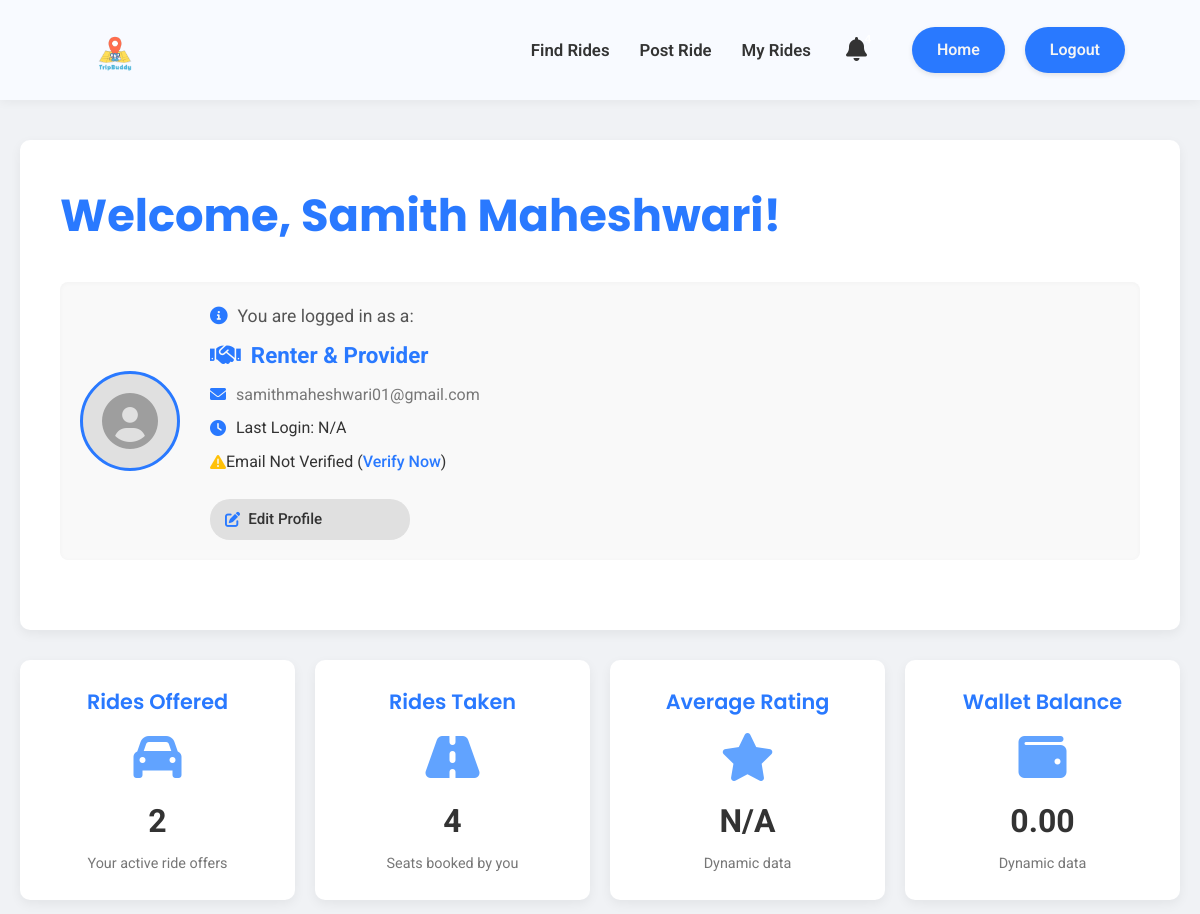
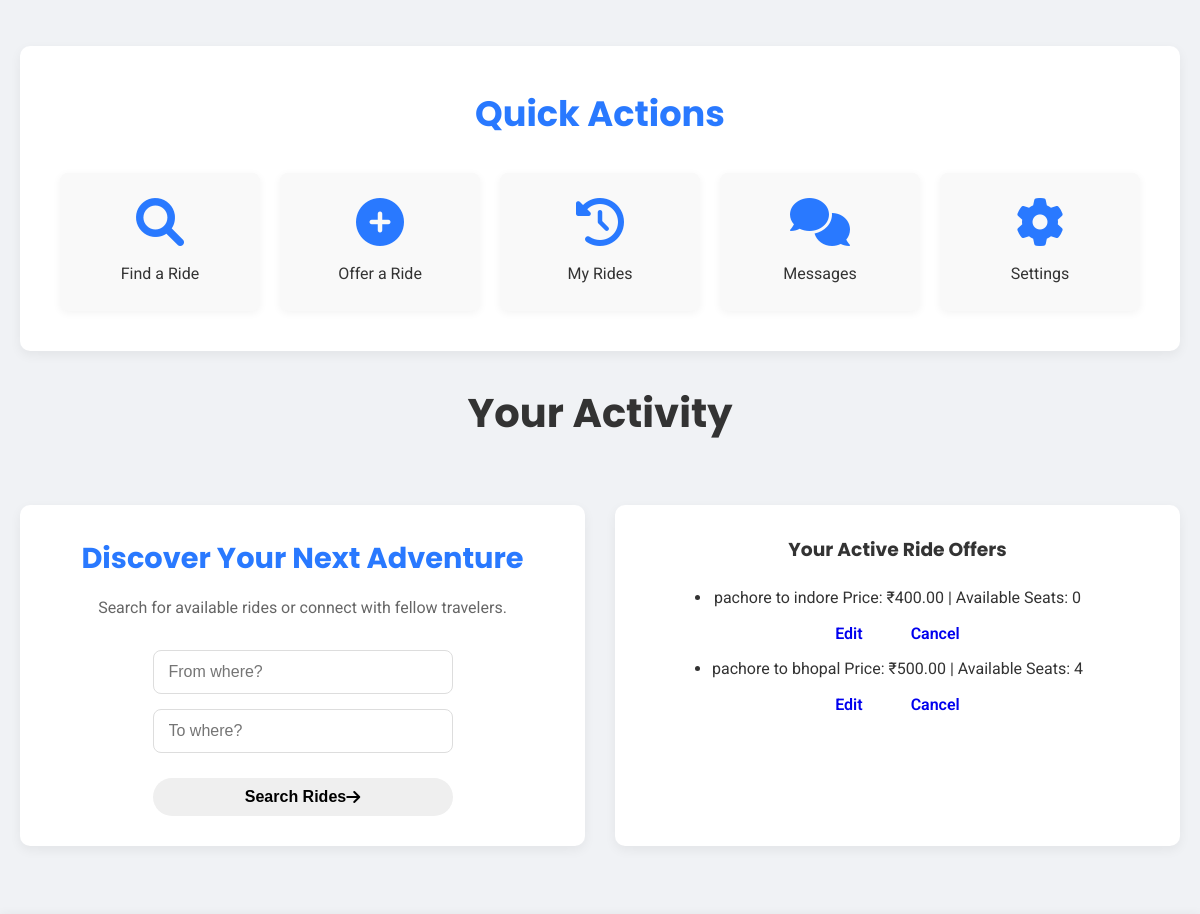
Page /dashboard (signed in, upper part) on the earlier database version (2 pictures, top to bottom).
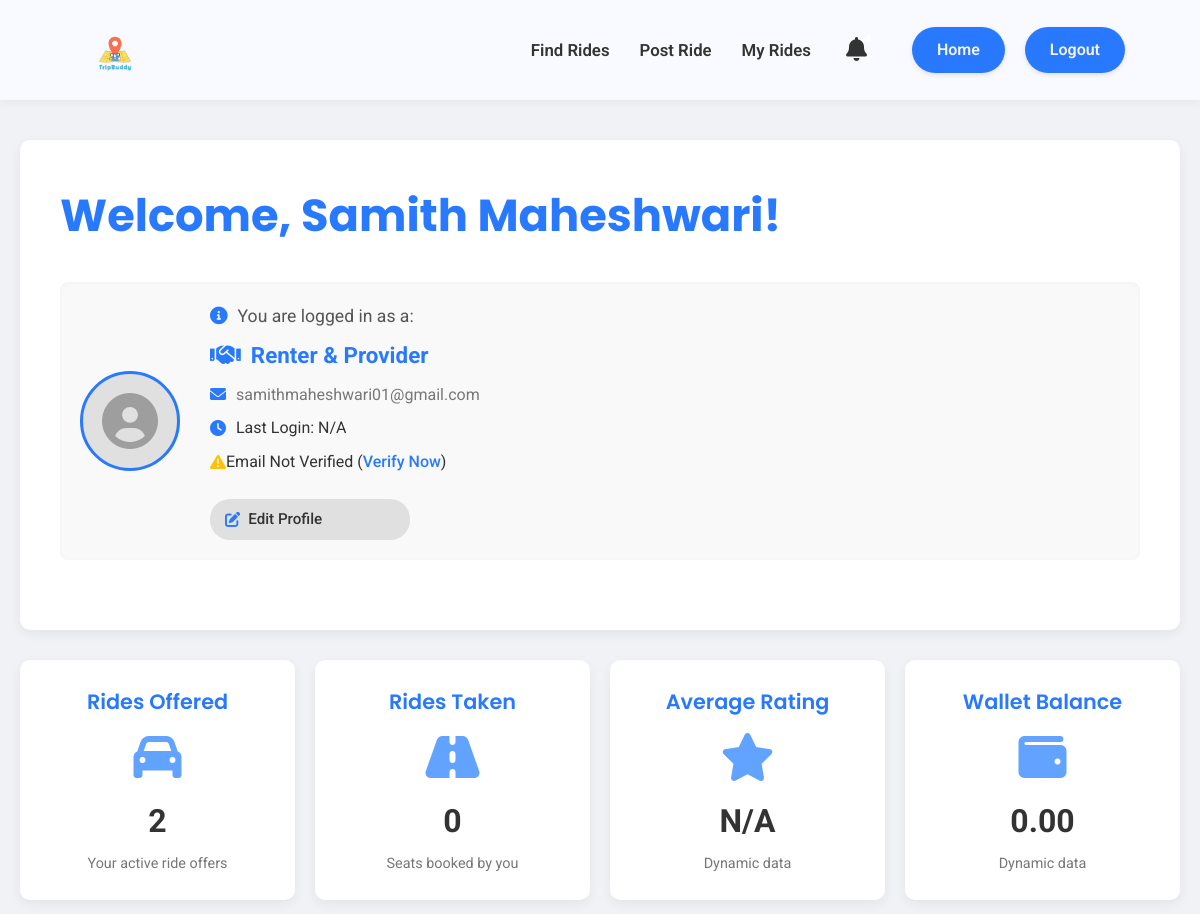
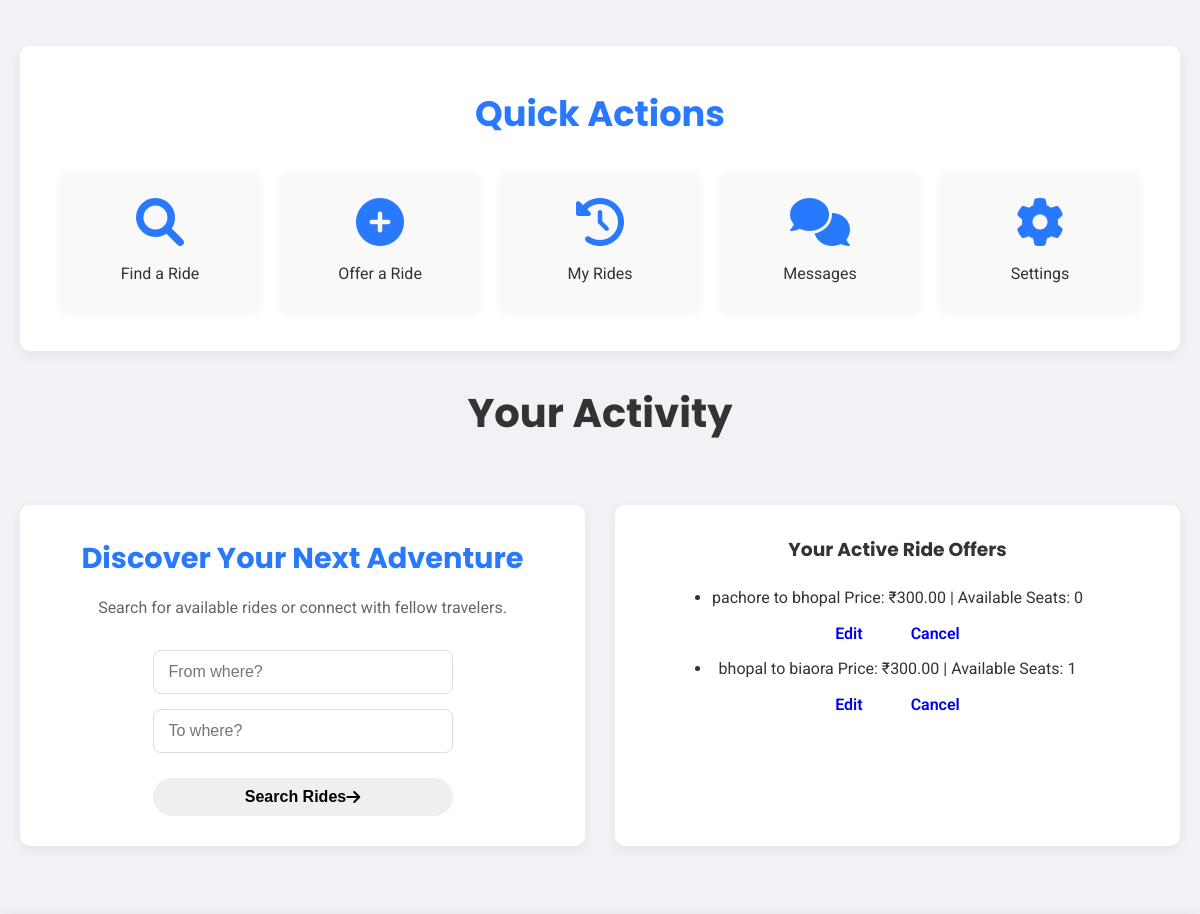
Same page on the later database version (2 pictures, top to bottom).
### models.py (models this page shows, shortened)
class User(UserMixin, db.Model):
    id = db.Column(db.Integer, primary_key=True)
    username = db.Column(db.String(80), unique=True, nullable=False)
    email = db.Column(db.String(120), unique=True, nullable=False)
    password = db.Column(db.String(120), nullable=False)
    role = db.Column(db.String(20), nullable=False) # e.g., 'Renter', 'Provider'
    rides_created = db.relationship('Ride', backref='creator', lazy=True)
    rides_taken = db.Column(db.Integer, default=0, nullable=False)
    can_offer_rides = db.Column(db.Boolean, default=False, nullable=False)
    can_find_rides = db.Column(db.Boolean, default=False, nullable=False)
    received_notifications = db.relationship('Notification', backref='recipient', lazy=True, foreign_keys='Notification.user_id')

class Ride(db.Model):
    id = db.Column(db.Integer, primary_key=True)
    creator_id = db.Column(db.Integer, db.ForeignKey('user.id'), nullable=False)
    start_location = db.Column(db.String(100), nullable=False)
    end_location = db.Column(db.String(100), nullable=False)
    price = db.Column(db.Float, nullable=False)
    seats = db.Column(db.Integer, nullable=False)
    date = db.Column(db.Date, nullable=False)
    time = db.Column(db.String(20), nullable=False) # Store time as string (e.g., "10:00 AM")
    description = db.Column(db.Text, nullable=True)

### app.py (the view)
@app.route('/dashboard')
@login_required
def dashboard():
    user_rides = Ride.query.filter_by(creator_id=current_user.id).all()
    rides_offered_count = len(user_rides)
    rides_taken_count = current_user.rides_taken
    return render_template('dashboard.html',
                           name=current_user.username,
                           role=current_user.role,
                           user_rides=user_rides,
                           rides_offered_count=rides_offered_count,
                           rides_taken_count=rides_taken_count,
                           can_offer_rides=current_user.can_offer_rides,
                           can_find_rides=current_user.can_find_rides)

### app.py (called while the page is built)
@login_manager.user_loader
def load_user(user_id):
    return User.query.get(int(user_id))

### templates/dashboard.html (shortened to what this page needs)
<!DOCTYPE html>
<html lang="en">
<head>
    <link rel="stylesheet" href="https://cdnjs.cloudflare.com/ajax/libs/font-awesome/6.0.0-beta3/css/all.min.css">
    <link rel="stylesheet" href="{{ url_for('static', filename='css/main.css') }}">
    <link rel="stylesheet" href="{{ url_for('static', filename='css/dashboard.css') }}">
</head>
<body>
    <header class="dashboard-header">
        <div class="header-container">
            <div class="logo">
                <img src="{{ url_for('static', filename='images/tripbuddy.png') }}" alt="TripBuddy Logo" class="logo-img">
            </div>
            <div class="header-right-section">
                <nav class="dashboard-nav-header">
                    <ul>
                        <li><a href="{{ url_for('find_rides') }}" {% if not can_find_rides %}class="disabled-link"{% endif %}>Find Rides</a></li>
                        <li><a href="{{ url_for('post_ride') }}" {% if not can_offer_rides %}class="disabled-link"{% endif %}>Post Ride</a></li>
                        <li><a href="{{ url_for('my_rides') }}">My Rides</a></li>
                    </ul>
                </nav>
                <div class="header-actions">
    <button class="notification-bell" aria-label="Notifications">
        <i class="fas fa-bell"></i>
        <span class="notification-badge" id="notification-count">0</span> </button>
    <a href="{{ url_for('home') }}" class="logout-btn-header">Home</a>
    <a href="{{ url_for('logout') }}" class="logout-btn-header">Logout</a>
</div>
            </div>
        </div>
    </header>
    <main>
        <div class="dashboard-content">
            <h1 class="welcome-heading">Welcome, {{ name }}!</h1>
            <div class="user-summary-section">
                <div class="user-avatar-placeholder">
                    <i class="fas fa-user-circle"></i> </div>
                <div class="user-details">
                    <p class="logged-in-as"><i class="fas fa-info-circle info-icon"></i> You are logged in as a:</p>
                    <p class="user-role-display">
                        {% if role == 'Renter' %}
                            <i class="fas fa-user-tag role-icon"></i> Renter
                        {% elif role == 'Provider' %}
                            <i class="fas fa-car-side role-icon"></i> Provider
                        {% elif role == 'Renter, Provider' %}
                            <i class="fas fa-handshake role-icon"></i> Renter & Provider
                        {% else %}
                            <i class="fas fa-user role-icon"></i> {{ role }} {% endif %}
                    </p>
                    <p class="user-email-display"><i class="fas fa-envelope email-icon"></i> {{ current_user.email }}</p>
                    <p class="user-meta-info"><i class="fas fa-clock meta-icon"></i> Last Login: {{ current_user.last_login_date | default('N/A') }}</p>
                    <p class="user-meta-info">
                        {% if current_user.is_email_verified %}
                            <i class="fas fa-check-circle verified-icon"></i> Email Verified
                        {% else %}
                            <i class="fas fa-exclamation-triangle unverified-icon"></i> Email Not Verified (<a href="#" class="verify-link">Verify Now</a>)
                        {% endif %}
                    </p>
                    <a href="#" class="edit-profile-link"><i class="fas fa-edit"></i> Edit Profile</a>
                </div>
            </div>
        </div>
        <div class="dashboard-stats-grid">
            <div class="stat-card">
                <h3 class="stat-title">Rides Offered</h3>
                <i class="fas fa-car stat-icon"></i>
                <p class="stat-value">{{ rides_offered_count | default(0) }}</p>
                <p class="stat-description">Your active ride offers</p>
            </div>
            <div class="stat-card">
                <h3 class="stat-title">Rides Taken</h3>
                <i class="fas fa-road stat-icon"></i>
                <p class="stat-value">{{ rides_taken_count | default(0) }}</p>
                <p class="stat-description">Seats booked by you</p>
            </div>
            <div class="stat-card">
                <h3 class="stat-title">Average Rating</h3>
                <i class="fas fa-star stat-icon"></i>
                <p class="stat-value">{{ average_rating | default('N/A') }}</p>
                <p class="stat-description">Dynamic data</p>
            </div>
            <div class="stat-card">
                <h3 class="stat-title">Wallet Balance</h3>
                <i class="fas fa-wallet stat-icon"></i>
                <p class="stat-value">{{ wallet_balance | default('0.00') }}</p>
                <p class="stat-description">Dynamic data</p>
            </div>
        </div>
        <section class="quick-actions-section">
            <h2 class="quick-actions-heading">Quick Actions</h2>
            <div class="action-grid">
                <a href="{{ url_for('find_rides') }}" class="action-card {% if not can_find_rides %}disabled-card{% endif %}">
                    <i class="fas fa-search action-icon"></i>
                    <p class="action-text">Find a Ride</p>
                </a>
                <a href="{{ url_for('post_ride') }}" class="action-card {% if not can_offer_rides %}disabled-card{% endif %}">
                    <i class="fas fa-plus-circle action-icon"></i>
                    <p class="action-text">Offer a Ride</p>
                </a>
                <a href="{{ url_for('my_rides') }}" class="action-card">
                    <i class="fas fa-history action-icon"></i>
                    <p class="action-text">My Rides</p>
                </a>
                <a href="#" class="action-card">
                    <i class="fas fa-comments action-icon"></i>
                    <p class="action-text">Messages</p>
                </a>
                <a href="#" class="action-card">
                    <i class="fas fa-cog action-icon"></i>
                    <p class="action-text">Settings</p>
                </a>
            </div>
        </section>
        <h2 class="main-activity-title">Your Activity</h2>
        <section class="activity-cards-grid">
            <div class="card discover-adventure-card">
                <h3>Discover Your Next Adventure</h3>
                <p>Search for available rides or connect with fellow travelers.</p>
                <form class="search-ride-form">
                    <input type="text" placeholder="From where?" class="form-input">
                    <input type="text" placeholder="To where?" class="form-input">
                    <button type="submit" class="btn btn-primary">Search Rides <i class="fas fa-arrow-right"></i></button>
                </form>
            </div>
            <div class="card active-offers-card">
                <h3>Your Active Ride Offers</h3>
                {% if user_rides %}
                    <ul class="offer-list">
                        {% for ride in user_rides %}
                            <li class="offer-item">
                                <span class="offer-route">{{ ride.start_location }} to {{ ride.end_location }}</span>
                                <span class="offer-details">Price: ₹{{ "%.2f"|format(ride.price) }} | Available Seats: {{ ride.seats }}</span>
                                <div class="offer-actions">
                                    <a href="#" class="btn btn-sm btn-info">Edit</a>
                                    <a href="#" class="btn btn-sm btn-danger">Cancel</a>
                                </div>
                            </li>
                        {% endfor %}
                    </ul>
                {% else %}
                    <p class="no-offers-message"><i class="fas fa-info-circle"></i> You currently have no active ride offers.</p>
                    <a href="{{ url_for('post_ride') }}" class="btn btn-secondary-outline">Post a New Ride</a>
                {% endif %}
            </div>
            </section>
        </main>
    </body>
</html>

### static/css/main.css (style rules this page uses)
* { margin: 0; padding: 0; box-sizing: border-box; }
:root { --primary-color: #2979FF; --secondary-color: #FFD600; --dark-blue-hover: #1976D2; --dark-yellow-hover: #FFC107; --text-dark: #333333; --text-light: #f4f4f4; --background-light: #ffffff; --bg-dark: #232a36; --shadow-light: rgba(0, 0, 0, 0.05); --shadow-medium: rgba(0, 0, 0, 0.15); --poppins: 'Poppins', sans-serif; --roboto: 'Roboto', sans-serif; --primary-color-dark: #1976D2; --text-white: #ffffff; --bg-card: #ffffff; --text-medium: #666; }
body { font-family: var(--roboto); line-height: 1.6; color: var(--text-dark); background-color: #F0F2F5; overflow-x: hidden; display: flex; flex-direction: column; min-height: 100vh; }
h1, h2, h3 { font-family: var(--poppins); color: var(--text-dark); margin-bottom: 20px; }
.logo img { height: 80px; width: auto; display: block; }
.btn, .nav-btn { display: inline-flex; align-items: center; justify-content: center; padding: 8px 20px; border-radius: 25px; text-decoration: none; font-weight: 600; transition: all 0.3s ease; font-size: 1em; border: 2px solid transparent; cursor: pointer; white-space: nowrap; }
.btn::after, .nav-btn::after { display: none; }

Differences in the rows shown:
changed Ride "pachore": end_location "indore" → "bhopal"; price "400.00" → "300.00"
changed Ride: start_location "pachore" → "bhopal"; end_location "bhopal" → "biaora"; price "500.00" → "300.00"; seats "4" → "1"
Other differences:
{{ rides_taken_count | default(0) }}: "4" → "0"
